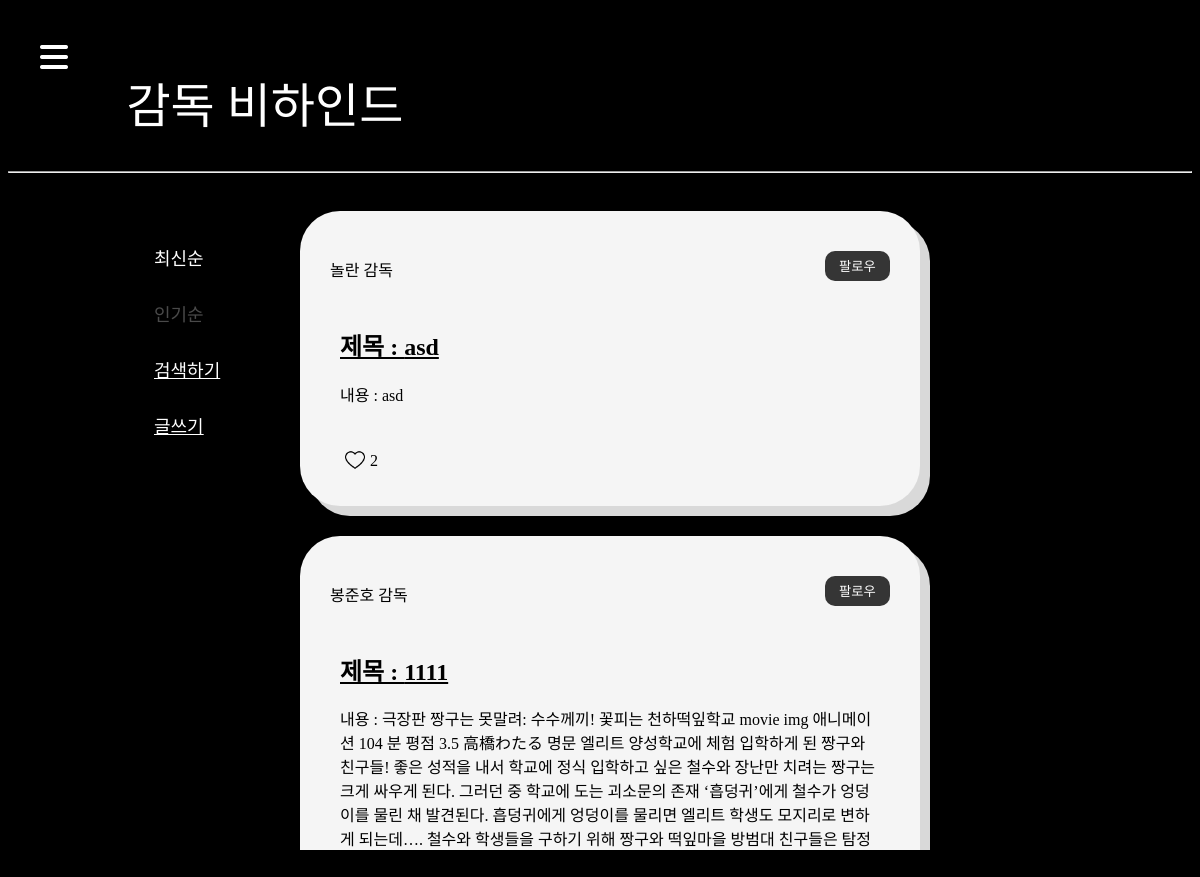
Screenshot of /behinds/ with the database file from the repository.
### behinds/models.py (models this page shows)
class Behind(models.Model):
    user = models.ForeignKey(settings.AUTH_USER_MODEL, on_delete=models.CASCADE)
    title = models.CharField(max_length=50)
    content = models.TextField()
    created_at = models.DateTimeField(auto_now_add=True)
    updated_at = models.DateTimeField(auto_now=True)
    like_user = models.ManyToManyField(settings.AUTH_USER_MODEL, related_name='like_behinds')

### accounts/models.py (models this page shows)
class User(AbstractUser):
    followings = models.ManyToManyField('self', symmetrical=False, related_name='followers', blank=True)
    nickname = models.CharField(max_length=20)
    behind_auth = models.BooleanField(default=False)
    profile_image = models.ImageField(upload_to="image", blank=True)

### behinds/views.py (the view)
# urls.py: path('', views.index, name="index"),
def index(request):
    if request.body:
        jsonObject = json.loads(request.body)
        if 'inputContent' in jsonObject.keys():
            inputContent = jsonObject.get('inputContent')
            behinds = Behind.objects.all()
            users = get_user_model().objects. all()
            data = []
            behind_name = get_user_model().objects.filter(username__icontains=inputContent)
            if len(inputContent) > 0 and len(behind_name) > 0:
                for user in behind_name:
                    targetBehinds = user.behind_set.filter(user=user.pk)
                    for targetbehind in targetBehinds:
                        item = {
                            'pk': targetbehind.pk,
                            'title': targetbehind.title,
                            'username': user.username,
                        }
                        data.append(item)
            behinds_title = Behind.objects.filter(title__icontains = inputContent)
            if len(inputContent) > 0 and len(behinds_title) > 0:
                for behind in behinds_title:
                    item = {
                        'pk': behind.pk,
                        'title': behind.title,
                        'username': behind.user.username,
                    }
                    flag = True
                    for d in data :
                        if d['pk'] == behind.pk:
                            flag = False
                            break
                    if flag :
                        data.append(item)
            behinds_content = Behind.objects.filter(content__icontains = inputContent)
            if len(inputContent) > 0 and len(behinds_content) > 0:
                for behind in behinds_content:
                    item = {
                        'pk': behind.pk,
                        'title': behind.title,
                        'username': behind.user.username,
                    }
                    flag = True
                    for d in data :
                        if d['pk'] == behind.pk:
                            flag = False
                            break
                    if flag :
                        data.append(item)
            context = {
                'searchResult': data
            }
            return JsonResponse(context)
    else:
        recentBehinds = Behind.objects.all().order_by('-pk')
        popularBehinds = Behind.objects.annotate(popular_count=Count('like_user')).order_by('-popular_count')
        context = {
            'recentBehinds': recentBehinds,
            'popularBehinds': popularBehinds,
        }
    return render(request, 'behinds/index.html', context)

### behinds/templates/behinds/index.html (shortened to what this page needs)
{% extends 'base.html' %}
{% load static %}
{% block css %}
  <link rel="stylesheet" href="{% static 'css/behinds.css' %}">
{% endblock css %}
{% block content %}
  <div class="nav">감독 비하인드</div>
  <hr>
  <div class="box">
    <div class="re-select-box">
      <span class="re-select" id="recent">최신순</span>
      <span class="re-select deactivate" id="popular">인기순</span>
      <span class="re-select search-box" id="search-btn">검색하기</span>
      <a href="{% url 'behinds:create' %}" data-user-auth="{{ user.behind_auth }}" class="create-page" id="create-page">글쓰기</a>
    </div>
    <div class="middle-box" id="recent-form">
      <div class="form-box" id="form-box">
        {% for behind in recentBehinds %}
          <div class="form-list" id="form-list">
            <div class="profile">
              <div class="profile-user">
                <p id="director">{{ behind.user.username }} 감독</p>
              </div>
              <form id="follow-form" data-user-id="{{ behind.user.pk }}">
                {% if user in behind.user.followers.all %}
                  <button type="submit" class="follow" id="like-button-{{ behind.user.pk }}">언팔로우</button>
                {% else %}
                  <button type="submit" class="follow" id="like-button-{{ behind.user.pk }}">팔로우</button>
                {% endif %}
              </form>
            </div>
            <div class="in-content-box">
              <a href="{% url 'behinds:detail' behind.pk %} "><h2>제목 : {{ behind.title }}</h2></a>
              {% if behind.content|length > 300 %}
                <p>내용 : {{ behind.content | slice:"301" }}...</p>
              {% else %}
                <p>내용 : {{ behind.content | slice:"301" }}</p>
              {% endif %}
              <div class="like" data-behind-id="{{ behind.pk }}">
                {% if user in behind.like_user.all %}
                  <img
                    src="{% static "images/heart.png" %}"
                    class="like-img like-img-button like-img-button-{{ behind.pk }}"
                    data-behind-id="{{ behind.pk }}"
                  >
                {% else  %}
                  <img
                    src="{% static "images/love.png" %}"
                    class="like-img like-img-button like-img-button-{{ behind.pk }}"
                    data-behind-id="{{ behind.pk }}"
                  >
                {% endif %}
                <p id="like-count-{{ behind.pk }}">{{ behind.like_user.all|length }}</p>
              </div>
            </div>
          </div>
        {% endfor %}
      </div>
    </div>
  </div>
{% endblock content %}

### behinds/static/css/behinds.css (style rules this page uses)
body { background-color: black; height: 50rem; font-family: behind; }
.nav { width: 90%; height: 4.5rem; margin-top: 0; padding-left: 10%; padding-top: 5%; padding-bottom: 2%; color: white; font-size: 3em; }
a { color: black; }
.create-page { width: 120px; color: white; }
.profile { display: flex; justify-content: space-between; }
.profile-user { display: flex; }
.box { display: flex; justify-content: center; width: 100%; height: 44rem; }
.middle-box { width: 42rem; height: 95%; margin-right: 100px; display: flex; flex-direction: column; justify-content: center; align-items: center; }
.form-box { width: 50rem; height: 95%; overflow-y: scroll; display: flex; flex-direction: column; align-items: center; padding-bottom: 50px; }
.form-list { background-color: #f5f5f5; width: 70%; padding: 30px; margin-top: 30px; border-radius: 40px; box-shadow: 10px 10px #d9d9d9; }
.follow { width: 65px; height: 30px; margin-top: 10px; border-radius: 10px; border: none; background-color: #353535; color: white; font-family: behind; cursor: pointer; }
.like { display: flex; height: 30px; margin-top: 30px; margin-left: 5px; }
.like-img { width: 20px; height: 20px; margin-top: 14px; margin-right: 5px; cursor: pointer; }
.re-select { color: white; height: fit-content; font-size: 18px; font-family: behind; background-color: transparent; text-align: start; cursor: pointer; margin-bottom: 30px; }
.re-select-box { display: flex; flex-direction: column; justify-content: center; margin-top: 80px; width: fit-content; height: 10rem; font-size: 18px; }
.deactivate { color: #4a4a4a; }
.in-content-box { width: fit-content; height: fit-content; padding: 10px; }
.search-box { display: flex; width: fit-content; text-decoration: underline; }

### rows the page displays
Behind: user.username "놀란", title "asd", content "asd", like_user.all|length "2"
Behind: user.username "봉준호", title "1111", content "극장판 짱구는 못말려: 수수께끼! 꽃피는 천하떡잎학교 movie img 애니메이션 104 분 평점 3.5 高橋わたる 명문 엘리트 양성학교에 체험 입학하게 된 짱구와 친구들! 좋은 성적을 내서 학교에 정식 입학하고 싶은 철수와 장난만 치려는 짱구는 크게 싸우게 된다. 그러던 중 학교에 도는 괴소문의 존재 ‘흡덩귀’에게 철수가 엉덩이를 물린 채 발견된다. 흡덩귀에게 엉덩이를 물리면 엘리트 학생도 모지리로 변하게 되는데…. 철수와 학생들을 구하기 위해 짱구와 떡잎마을 방범대 친구들은 탐정…"
